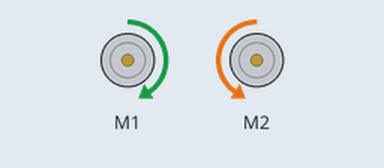
Simulated run of this program. Board: Raspberry Pi (BCM pin numbers). Shown: 2 × DC motor (green arrow = forward, orange = backward, longer = faster). Motors are numbered in the order the program creates them (left before right in a Robot). At 10.0 s the program stops and its outputs stay as they are.

Above: at 0.1 s.
At 10.1 s:
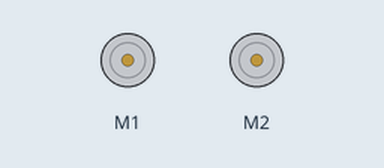
Timing chart, 0 to 11.5 s (numbered marks = the images above):
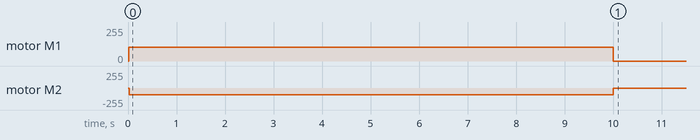

The program:

spin.py
```python
from gpiozero import Motor
from time import sleep

left_motor = Motor(14, 4)
right_motor = Motor(20, 26)
speed = 0.4

if __name__ == '__main__':
    left_motor.forward(speed)
    right_motor.backward(speed)
    sleep(10)
```

Measured:
- by itself, motor M1: stopped → forward 102/255 at 0.02 s, → stopped 10.0 s later
- by itself, motor M2: stopped → backward 102/255 at 0.02 s, → stopped 10.0 s later
